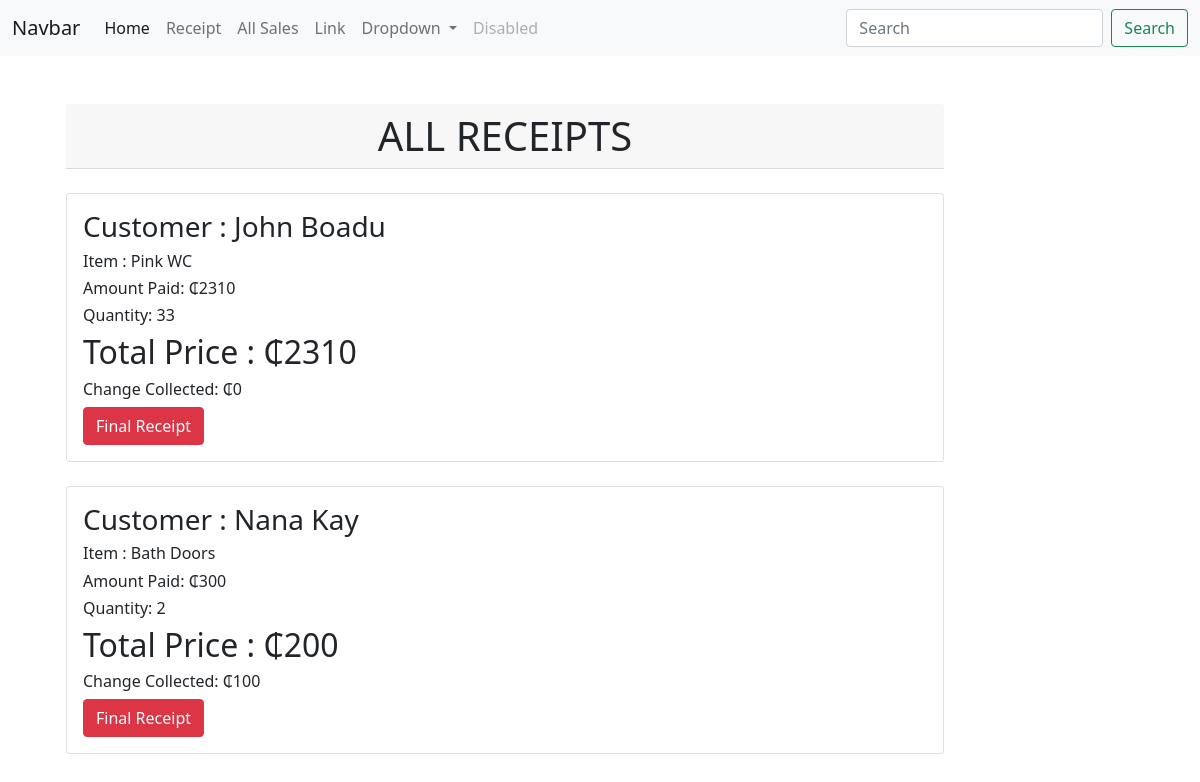
The app's page /receipt/ (signed in) with its own data.
### products/models.py (models this page shows, shortened)
class Sale(models.Model):
    item = models.ForeignKey(Product, on_delete = models.CASCADE)
    quantity = models.IntegerField(default = 0, null = True, blank = True)
    amount_received = models.IntegerField(default = 0, null = True, blank = True)
    issued_to = models.CharField(max_length = 50, null = True, blank = True)
    unit_price = models.IntegerField(default = 0, null = True, blank = True)
    def get_total(self):
        total = self.quantity * self.item.unit_price
        return int(total)
    def get_change(self):
        change = self.get_total() - self.amount_received
        return abs(int(change))

class Product(models.Model):
    category_name = models.ForeignKey(Category, on_delete = models.CASCADE,null = True, blank = True )
    item_name = models.CharField(max_length = 50, null = True, blank = True)
    total_quantity = models.IntegerField(default = 0, null = True, blank = True)
    issued_quantity = models.IntegerField(default = 0, null = True, blank = True)
    received_quantity = models.IntegerField(default = 0, null = True, blank = True)
    unit_price = models.IntegerField(default = 0, null = True, blank = True)
    def __str__(self):
        return self.item_name

### products/views.py (the view)
# urls.py: path('receipt/', views.receipt, name = "receipt"),
@login_required(login_url=('accounts:login'))
def receipt(request):
    sales = Sale.objects.all().order_by('-id')
    return render(request,
    'products/receipt.html',
    {'sales': sales,
    })

### templates/products/receipt.html
{% extends 'base.html' %}
{% block content %}
<div class="container">
  <div class="row">
    <div class="col-md-10">
      <br /><br>
<div class="container">
  <h1 class="card-header text-center">ALL RECEIPTS</h1><br>
  {% for sale in sales %}
  <div class="card">
    <div class="card-body">
      <h3 class="card-title">Customer : {{sale.issued_to | title}}</h3>
      <h6 class="card-text">Item : {{sale.item}}</h6>
      <h6 class="card-text">Amount Paid:  ₵{{ sale.amount_received }}</h6>
      <h6 class="card-text">Quantity: {{sale.quantity }}</h6>
      <h2>Total Price :  ₵{{ sale.get_total }}</h2>
      <div style="flex: 1">
        <h6 class="card-text">Change Collected:  ₵{{ sale.get_change }}</h6>
        <a href="{% url 'products:receipt_detail' sale.id %}">
          <input
            type="submit"
            value="Final Receipt"
            class="btn btn-danger"
            type="button"
          />
        </a>
      </div>
    </div>
  </div>
  <br />
  {% endfor %}
</div>
    </div>
  </div>
</div>
{% endblock %}

### records on screen
Sale: issued_to "John Boadu", item "Pink WC", amount_received "2310", quantity "33", get_total "2310", get_change "0"
Sale: issued_to "Nana Kay", item "Bath Doors", amount_received "300", quantity "2", get_total "200", get_change "100"
